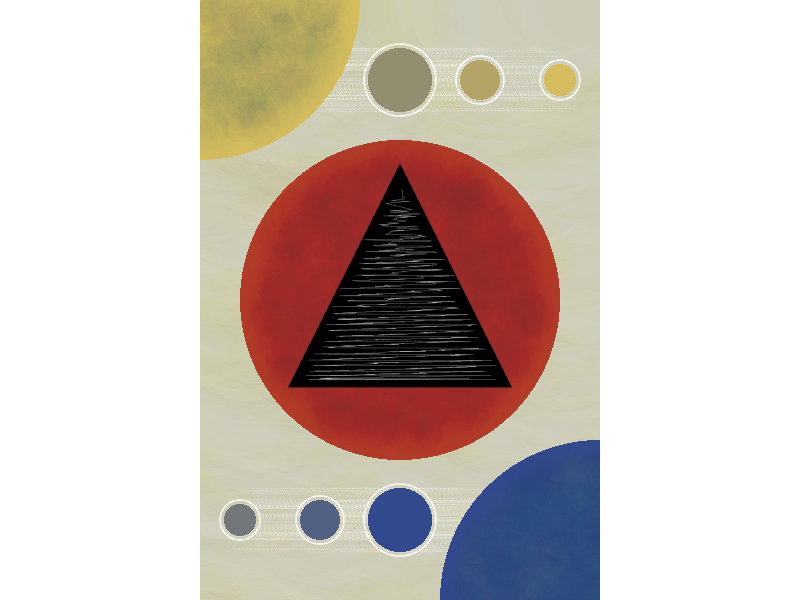

Reproduce this figure in R.
## ---- chunk 1
#=============================================================================#
#Library Load-in---------------------------------------------------------------
#=============================================================================#
library(dplyr) #Data wrangling
library(purrr) #Iterations
library(sp) #Polygon filtering
library(ggplot2) #Plotting

#=============================================================================#
#Data Set-up-------------------------------------------------------------------
#=============================================================================#

#Background COlor#
background <- "#F7F5EB"
  
#Overall texture data#
texture <- tibble(x = seq(0,10, length = 100),
                  y = seq(0,15, length = 100)) |>
  expand.grid()

#Angles to be used for all circles#
theta <- seq(0,2*pi, length = 100)

#Main red circle#
main_piece <- tibble(x = (cos(theta) * 4) + 5,
                     y = (sin(theta) * 4) + 7.5,
                     group = "circle",
                     fill = "#B23A28")

#Circle hell to account for texture jitter#
main_piece_text_shell <- tibble(x = (cos(theta) * 3.5) + 5,
                                y = (sin(theta) * 3.5) + 7.5)

#Texture for main circle#
main_texture <- texture |>
  mutate(x = jitter(x, amount = .4),
         y = jitter(y, amount = .4),
         logic = point.in.polygon(x,y, main_piece_text_shell$x, main_piece_text_shell$y)) |>
  filter(logic == 1)

#Main triangle#
tri_main <- tibble(x = c(2.5,7.5,5,2.5),
                   y = c(5.5,5.5,10.5,5.5)) 

#Triangle texture#
tri_texture <- texture |>
  mutate(x = jitter(x, amount = .4),
         y = jitter(y, amount = .4),
         logic = sp::point.in.polygon(x,y, tri_main$x, tri_main$y)) |>
  filter(logic == 1)

#Right circle data#
right_circle <- tibble(x = (cos(theta) * 4) + 10,
                       y = (sin(theta) * 4),
                       group = "circle",
                       fill = "#32498D")

#Left circle data#
left_circle <- tibble(x = (cos(theta) * 4),
                      y = (sin(theta) * 4 + 15),
                      group = "circle",
                      fill = "#D5BD5D")

#Shells and textures for the side circles#
left_shell <- tibble(x = (cos(theta) * 3.5),
                     y = (sin(theta) * 3.5 + 15))

left_texture <- texture |>
  mutate(x = jitter(x, amount = .4),
         y = jitter(y, amount = .4),
         logic = sp::point.in.polygon(x,y, left_shell$x, left_shell$y)) |>
  filter(logic == 1)

right_shell <- tibble(x = (cos(theta) * 3.5 + 10),
                      y = (sin(theta) * 3.5))

right_texture <- texture |>
  mutate(x = jitter(x, amount = .4),
         y = jitter(y, amount = .4),
         logic = sp::point.in.polygon(x,y, right_shell$x, right_shell$y)) |>
  filter(logic == 1)

# Smaller circle settings#
radis <- c(.8,.5,.4,.8,.5,.4)
borders <- radis + .1
xs <- c(5,3,1,5,7,9)
ys <- c(rep(2,3), rep(13,3))
colors_circles <- colorRampPalette(c("#32498D", "#D5BD5D"))(6)

circle_opts <- list(radis,
                    borders,
                    xs,
                    ys,
                    colors_circles)

#smaller circle data compilation#
blue_circles <- pmap_df(circle_opts, ~tibble(x = (cos(theta)*..1) + ..3,
                                             y = (sin(theta)*..1) + ..4,
                                             fill = ..5,
                                             group = paste0("group_",..5)))

#smaller circle border data compilation#
border_circles <- pmap_df(circle_opts, ~tibble(x = (cos(theta)*..2) + ..3,
                                               y = (sin(theta)*..2) + ..4,
                                               color = "#ffffff",
                                               group = paste0("group_",..5,"circle")))

#=============================================================================#
#Final Piece-------------------------------------------------------------------
#=============================================================================#

texture |>
  ggplot(aes(x,y))+
  theme_void()+
  theme(plot.background = element_rect(fill = background))+
  geom_point(color = sample(colorRampPalette(c("#EAE0DA","#B7B78A","#F7F5EB"))(10),nrow(texture), replace = TRUE),
             position = position_jitter(width = .6, height = .5),
             size = sample(seq(25,45, length = nrow(texture))),
             alpha = .05)+
  geom_polygon(data = blue_circles, aes(sample(x), sort(y), group = group), 
               fill = NA, color = "white", 
               linetype = 3, 
               linewidth = .1, 
               alpha = .3)+
  geom_polygon(data = main_piece, aes(group = group), 
               fill = main_piece$fill)+
  geom_point(data = main_texture,
             color = sample(colorRampPalette(c("#B23A28","#5C1F15","#BF5836"))(10),nrow(main_texture), replace = TRUE),
             size = sample(seq(2,15, length = nrow(main_texture))),
             alpha = .01)+
  geom_polygon(data = tri_main, 
               fill = "#000000", 
               color = "#000000", 
               linewidth = 5, 
               linejoin = "mitre")+
  geom_path(data = tri_texture, aes(x,sort(y)), 
            color = "#ffffff", 
            alpha = .7, 
            linewidth = .1)+
  geom_polygon(data = right_circle, aes(group = group), 
               fill = right_circle$fill)+
  geom_polygon(data = left_circle, aes(group = group), 
               fill = left_circle$fill)+
  geom_point(data = left_texture,
             color = sample(colorRampPalette(c("#D5BD5D","#649D7A","#377B70", "#32498D"))(10),nrow(left_texture), replace = TRUE),
             size = sample(seq(2,15, length = nrow(left_texture))),
             alpha = .01)+
  geom_point(data = right_texture,
             color = sample(colorRampPalette(rev(c("#D5BD5D","#649D7A","#377B70", "#32498D")))(10),nrow(right_texture), replace = TRUE),
             size = sample(seq(2,15, length = nrow(right_texture))),
             alpha = .01)+
  geom_polygon(data = blue_circles, aes(group = group), 
               fill = blue_circles$fill)+
  geom_path(data = border_circles, aes(group = group), 
            color = border_circles$color)+
  coord_equal(expand = FALSE, 
              xlim = c(0,10), 
              ylim = c(0,15))

#To save the output:
# ggsave("images/27.png",
#        device = "png",
#        dpi = 300,
#        bg = "transparent")
